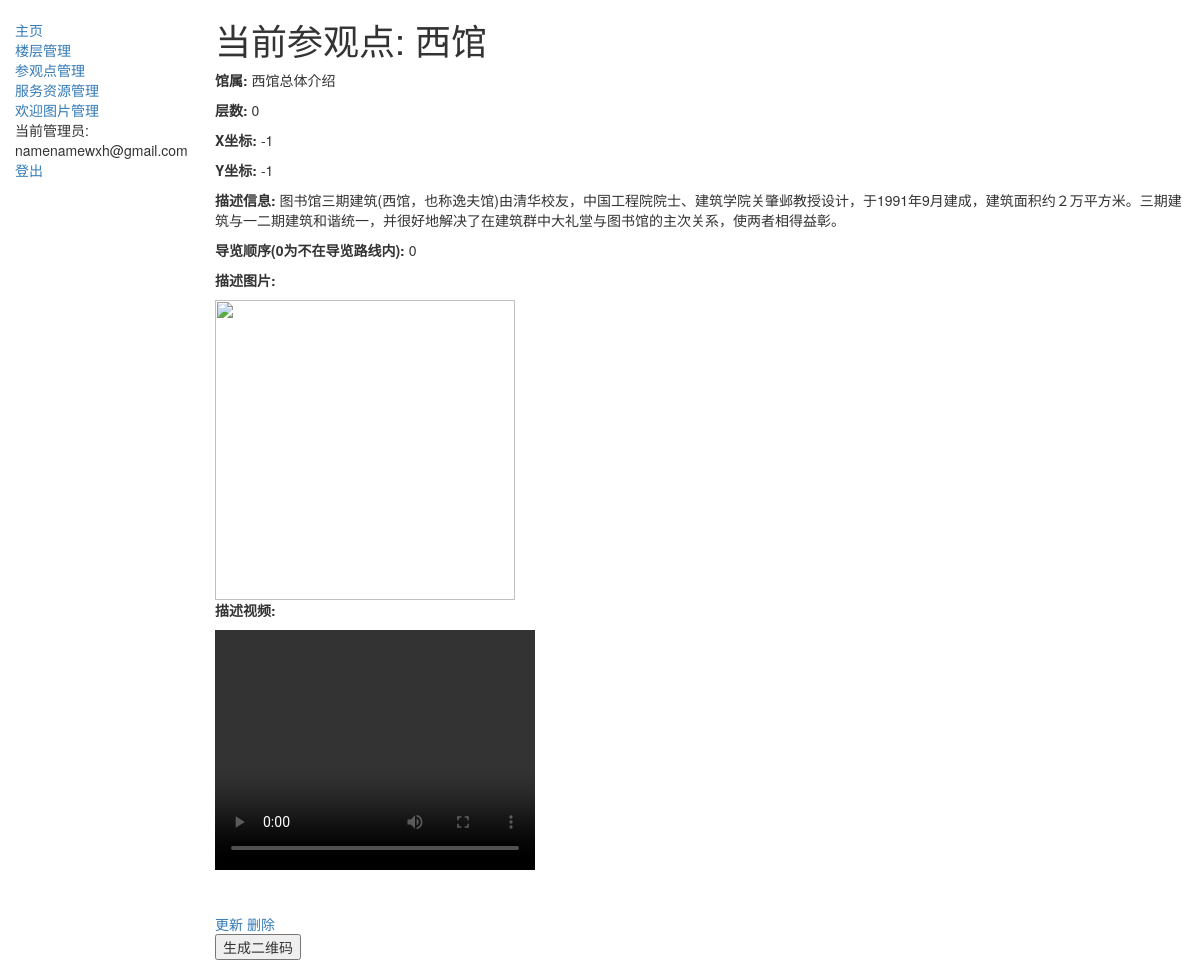
/manage/point/4 (signed in), run on the app's committed database.
### Users/models.py (models this page shows, shortened)
class User(AbstractBaseUser, PermissionsMixin):
    GENDER_CHOICES = (
        ('male', "男"),
        ('female', "女"),
        ('secret', "保密")
    )
    email = models.EmailField(max_length=254, unique=True)
    name = models.CharField(max_length=254, null=True, blank=True)
    gender = models.CharField(max_length=8, choices=GENDER_CHOICES, default='secret')
    stu_id = models.BigIntegerField(null=True, blank=True)
    department = models.CharField(max_length=254, default='电脑系')
    remarks = models.CharField(max_length=254, null=True, blank=True)
    is_staff = models.BooleanField(default=False)
    is_superuser = models.BooleanField(default=False)
    is_active = models.BooleanField(default=True)
    last_login = models.DateTimeField(null=True, blank=True)
    date_joined = models.DateTimeField(auto_now_add=True)
    USERNAME_FIELD = 'email'
    EMAIL_FIELD = 'email'
    REQUIRED_FIELDS = []
    objects = UserManager()

### Comment/models.py (models this page shows, shortened)
class Point(models.Model):
    position = models.CharField(max_length=200, verbose_name='位置', null=False, blank=False)
    library = models.CharField(max_length=50, verbose_name='馆属', null=False, blank=False)
    floor = models.CharField(max_length=50, verbose_name='层', null=False, blank=False, default='0')
    x = models.IntegerField(verbose_name='x坐标', null=False, blank=False, default=-1)
    y = models.IntegerField(verbose_name='y坐标', null=False, blank=False, default=-1)
    describe = models.CharField(verbose_name='描述', max_length=512)
    image = models.ImageField(upload_to='image/point', null=True, blank=True, verbose_name="描述图片")
    video = models.FileField(upload_to='video/', null=True, blank=True, verbose_name="描述视频")
    order = models.IntegerField(verbose_name='导览顺序', null=False, blank=False, default=0)

### Comment/views.py (the view)
# urls.py: url(r'^manage/point/(?P<pk>\d+)$', staff_member_required(views.PointDetailView.as_view(),
class PointDetailView(generic.DetailView):
    model = Point
    template_name = 'point_detail.html'

### templates/point_detail.html (shortened to what this page needs)
{% extends "base_generic.html" %}
{% block content %}
  <h1>当前参观点: {{ point.position }}</h1>
    <p><strong>馆属:</strong> {{ point.library }}</p>
    <p><strong>层数:</strong> {{ point.floor }}</p>
    <p><strong>X坐标:</strong> {{ point.x }}</p>
    <p><strong>Y坐标:</strong> {{ point.y }}</p>
    <p><strong>描述信息:</strong> {{ point.describe }}</p>
    <p><strong>导览顺序(0为不在导览路线内):</strong> {{ point.order }}</p>
    <p><strong>描述图片:</strong></p>
    <img src= "{{ MEDIA_URL }}{{ point.image }}" height="300" width="300"><br>
    <p><strong>描述视频:</strong></p>
    <video width="320" height="240" controls>
    <source src="{{ MEDIA_URL }}{{ point.video }}">
    </video>
    <br><br><br>
    <a href="{% url 'Comment:point_update' point.id %}">更新</a>
    <a href="{% url 'Comment:point_delete' point.id %}">删除</a>
    <form action="{% url 'Comment:qr' %}" method = GET>
        <input type="submit" value="生成二维码"/>
    </form>
{% endblock %}

### templates/base_generic.html (shortened to what this page needs)
<!DOCTYPE html>
<html lang="en">
<head>
  <link rel="stylesheet" href="https://maxcdn.bootstrapcdn.com/bootstrap/3.3.7/css/bootstrap.min.css">
  {% load static %}
  <link rel="stylesheet" href="{% static 'css/styles.css' %}">
</head>
<body>
  <div class="container-fluid">
    <div class="row">
      <div class="col-sm-2">
      {% block sidebar %}
      <ul class="sidebar-nav">
          <li><a href="{% url 'Comment:manage' %}">主页</a></li>
          <li><a href="{% url 'Comment:floors' %}">楼层管理</a></li>
          <li><a href="{% url 'Comment:points' %}">参观点管理</a></li>
          <li><a href="{% url 'Comment:articles' %}">服务资源管理</a></li>
          <li><a href="{% url 'Comment:welcomeImages' %}">欢迎图片管理</a> </li>
      {% if user.is_authenticated %}
     <li>当前管理员: {{ user.get_username }}</li>
     <li><a href="{% url 'Comment:logout'%}?next={{request.path}}">登出</a></li>
   {% else %}
     <li><a href="{% url 'Comment:login'%}?next={{request.path}}">登录</a></li>
   {% endif %}
      </ul>
     {% endblock %}
      </div>
      <div class="col-sm-10 ">
      {% block content %}{% endblock %}
      </div>
    </div>
  </div>
</body>
</html>

### static/css/styles.css (style rules this page uses)
.sidebar-nav { margin-top: 20px; padding: 0; list-style: none; }

### data on the page
User: get_username "namenamewxh@gmail.com"
Point: position "西馆", library "西馆总体介绍", floor "0", x "-1", y "-1", describe "图书馆三期建筑(西馆，也称逸夫馆)由清华校友，中国工程院院士、建筑学院关肇邺教授设计，于1991年9月建成，建筑面积约２万平方米。三期建筑与一二期建筑和谐统一，并很好地解决了在建筑群中大礼堂与图书馆的主次关系，使两者相得益彰。", order "0"
